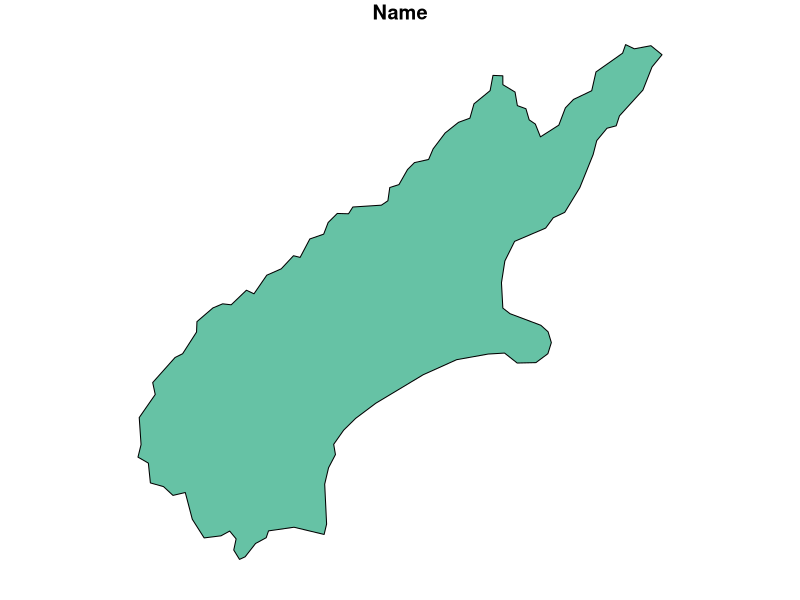
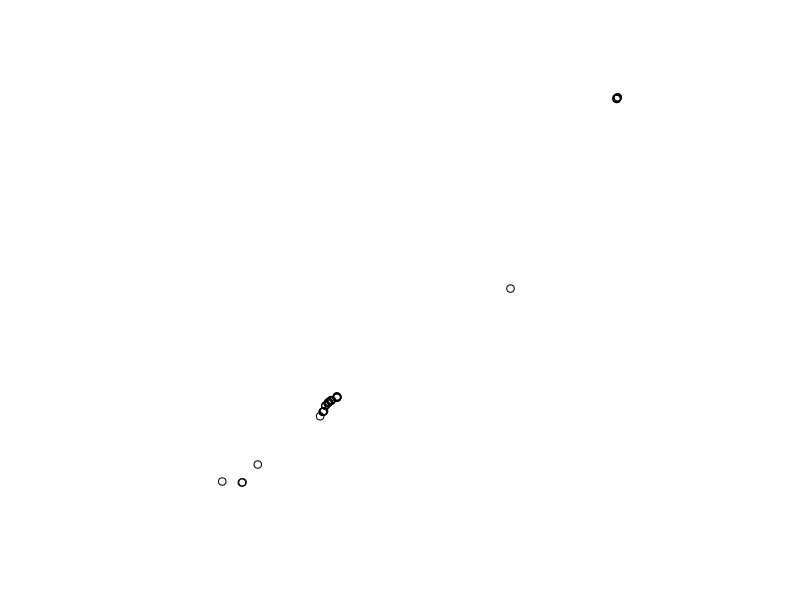
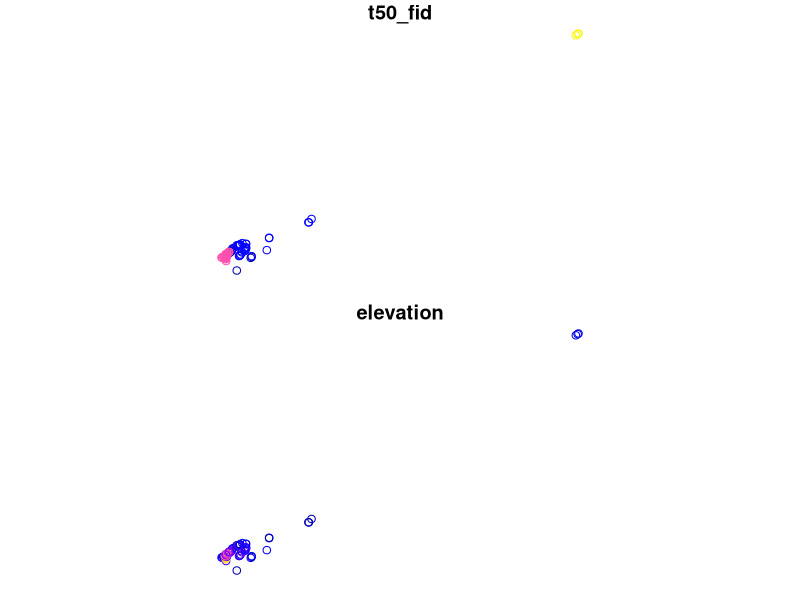

R code for these plots, in order:
library(tidyverse)
library(sf)
library(raster)
library(spData)
data("nz")
data("nz_height")

canterbury <- nz %>% filter(Name == "Canterbury")
canterbury_height <- nz_height[canterbury, ]

plot(canterbury[1])
plot(canterbury_height[0], add=TRUE)
st_crs(canterbury)[1]

# Supplement the op argument with the desired operation
# st_intersects, st_disjoint, st_contains, st_covers, st_crosses, st_equals
# st_is_within_distance, st_overlaps, st_touches, st_within
nz_height[canterbury, op=st_disjoint][0] %>% 
  plot()

# another way to filter
canterbury_height2 = nz_height %>%
  filter(st_intersects(x = ., y = canterbury, sparse = FALSE))
plot(canterbury_height2)
